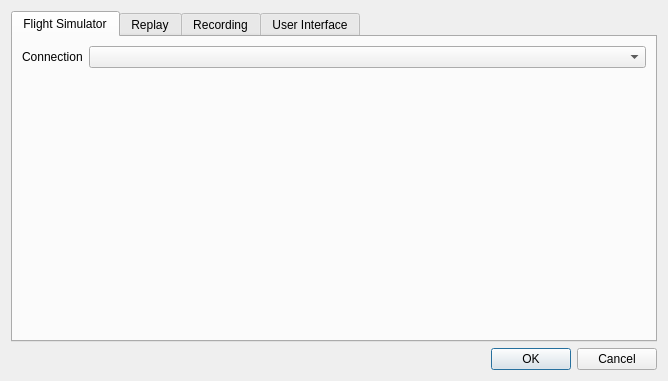
<?xml version="1.0" encoding="UTF-8"?>
<ui version="4.0">
 <class>SettingsDialog</class>
 <widget class="QDialog" name="SettingsDialog">
  <property name="geometry">
   <rect>
    <x>0</x>
    <y>0</y>
    <width>664</width>
    <height>381</height>
   </rect>
  </property>
  <property name="windowTitle">
   <string>Settings</string>
  </property>
  <layout class="QGridLayout" name="gridLayout">
   <item row="0" column="0">
    <widget class="QTabWidget" name="settingsTabWidget">
     <property name="currentIndex">
      <number>0</number>
     </property>
     <widget class="QWidget" name="tab_4">
      <attribute name="title">
       <string>Flight Simulator</string>
      </attribute>
      <layout class="QFormLayout" name="formLayout_4">
       <item row="0" column="0">
        <widget class="QLabel" name="label_6">
         <property name="text">
          <string>Connection</string>
         </property>
        </widget>
       </item>
       <item row="0" column="1">
        <widget class="QComboBox" name="connectionComboBox">
         <property name="minimumSize">
          <size>
           <width>100</width>
           <height>0</height>
          </size>
         </property>
        </widget>
       </item>
      </layout>
     </widget>
     <widget class="QWidget" name="tab_2">
      <attribute name="title">
       <string>Replay</string>
      </attribute>
      <layout class="QVBoxLayout" name="verticalLayout">
       <item>
        <widget class="QGroupBox" name="groupBox_6">
         <property name="title">
          <string>Seek</string>
         </property>
         <layout class="QFormLayout" name="formLayout">
          <item row="0" column="1">
           <widget class="QCheckBox" name="absoluteSeekEnabledCheckBox">
            <property name="text">
             <string>Absolute [Seconds]</string>
            </property>
           </widget>
          </item>
          <item row="1" column="0">
           <widget class="QLabel" name="label">
            <property name="text">
             <string>Seconds</string>
            </property>
           </widget>
          </item>
          <item row="1" column="1">
           <widget class="QLineEdit" name="seekInSecondsLineEdit"/>
          </item>
          <item row="2" column="0">
           <widget class="QLabel" name="label_2">
            <property name="text">
             <string>Percent</string>
            </property>
           </widget>
          </item>
          <item row="2" column="1">
           <widget class="QLineEdit" name="seekInPercentLineEdit"/>
          </item>
          <item row="3" column="1">
           <spacer name="verticalSpacer">
            <property name="orientation">
             <enum>Qt::Vertical</enum>
            </property>
            <property name="sizeHint" stdset="0">
             <size>
              <width>20</width>
              <height>40</height>
             </size>
            </property>
           </spacer>
          </item>
         </layout>
        </widget>
       </item>
       <item>
        <widget class="QGroupBox" name="groupBox">
         <property name="title">
          <string>Repeat Values</string>
         </property>
         <layout class="QVBoxLayout" name="verticalLayout_2">
          <item>
           <widget class="QCheckBox" name="repeatFlapsCheckBox">
            <property name="text">
             <string>Flaps Position</string>
            </property>
           </widget>
          </item>
          <item>
           <widget class="QCheckBox" name="repeatCanopyOpenCheckBox">
            <property name="text">
             <string>Canopy</string>
            </property>
           </widget>
          </item>
          <item>
           <widget class="QLabel" name="label_3">
            <property name="minimumSize">
             <size>
              <width>600</width>
              <height>0</height>
             </size>
            </property>
            <property name="text">
             <string>The optimal settings are to disable all &quot;repeat&quot; options. But if e.g. the canopy closes automatically when it should remain open then enabling the corresponding &quot;Canopy&quot; option will keep the canopy open, by repeatedly sending the same value.</string>
            </property>
            <property name="wordWrap">
             <bool>true</bool>
            </property>
           </widget>
          </item>
          <item>
           <spacer name="verticalSpacer_2">
            <property name="orientation">
             <enum>Qt::Vertical</enum>
            </property>
            <property name="sizeHint" stdset="0">
             <size>
              <width>20</width>
              <height>40</height>
             </size>
            </property>
           </spacer>
          </item>
         </layout>
        </widget>
       </item>
      </layout>
     </widget>
     <widget class="QWidget" name="tab">
      <attribute name="title">
       <string>Recording</string>
      </attribute>
      <layout class="QFormLayout" name="formLayout_2">
       <item row="0" column="0">
        <widget class="QLabel" name="label_5">
         <property name="text">
          <string>Recording Frequency</string>
         </property>
        </widget>
       </item>
       <item row="0" column="1">
        <widget class="QComboBox" name="recordFrequencyComboBox">
         <property name="minimumSize">
          <size>
           <width>100</width>
           <height>0</height>
          </size>
         </property>
        </widget>
       </item>
      </layout>
     </widget>
     <widget class="QWidget" name="tab_3">
      <attribute name="title">
       <string>User Interface</string>
      </attribute>
      <layout class="QVBoxLayout" name="verticalLayout_3">
       <item>
        <widget class="QGroupBox" name="groupBox_2">
         <property name="title">
          <string>Confirmation Messages</string>
         </property>
         <layout class="QFormLayout" name="formLayout_3">
          <item row="0" column="0">
           <widget class="QCheckBox" name="confirmDeleteFlightCheckBox">
            <property name="text">
             <string>Delete Flight</string>
            </property>
           </widget>
          </item>
          <item row="1" column="0">
           <widget class="QCheckBox" name="confirmDeleteAircraftCheckBox">
            <property name="text">
             <string>Delete Aircraft</string>
            </property>
           </widget>
          </item>
          <item row="2" column="0">
           <spacer name="verticalSpacer_4">
            <property name="orientation">
             <enum>Qt::Vertical</enum>
            </property>
            <property name="sizeHint" stdset="0">
             <size>
              <width>20</width>
              <height>40</height>
             </size>
            </property>
           </spacer>
          </item>
         </layout>
        </widget>
       </item>
      </layout>
     </widget>
    </widget>
   </item>
   <item row="1" column="0">
    <widget class="QDialogButtonBox" name="buttonBox">
     <property name="orientation">
      <enum>Qt::Horizontal</enum>
     </property>
     <property name="standardButtons">
      <set>QDialogButtonBox::Cancel|QDialogButtonBox::Ok</set>
     </property>
    </widget>
   </item>
  </layout>
 </widget>
 <resources/>
 <connections>
  <connection>
   <sender>buttonBox</sender>
   <signal>accepted()</signal>
   <receiver>SettingsDialog</receiver>
   <slot>accept()</slot>
   <hints>
    <hint type="sourcelabel">
     <x>248</x>
     <y>254</y>
    </hint>
    <hint type="destinationlabel">
     <x>157</x>
     <y>274</y>
    </hint>
   </hints>
  </connection>
  <connection>
   <sender>buttonBox</sender>
   <signal>rejected()</signal>
   <receiver>SettingsDialog</receiver>
   <slot>reject()</slot>
   <hints>
    <hint type="sourcelabel">
     <x>316</x>
     <y>260</y>
    </hint>
    <hint type="destinationlabel">
     <x>286</x>
     <y>274</y>
    </hint>
   </hints>
  </connection>
 </connections>
</ui>
